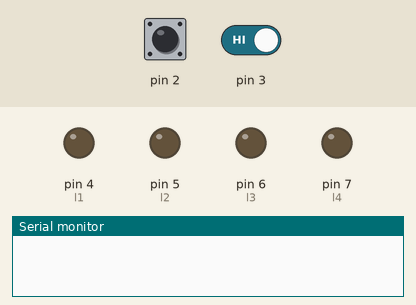
Simulated run of this sketch. Board: Arduino Uno, built with avr-gcc and run on an emulated ATmega328P. Parts: output pins drawn as LEDs (lit = HIGH), the last lines printed to the serial monitor. The inputs (shaded band) are chosen by the test bench; at power-on: pin 2 HIGH, pin 3 HIGH.

Above: at 1.2 s.
1.3 s: pin 2 driven LOW
At 1.7 s:
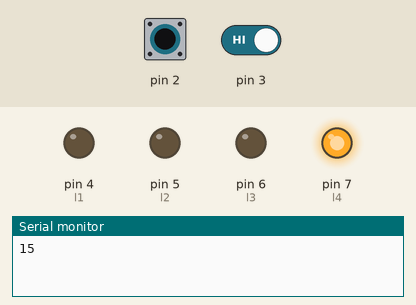
2.8 s: pin 3 driven LOW
At 4.0 s:
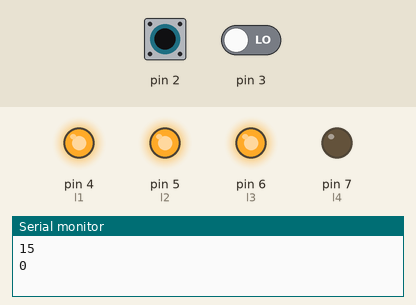
4.3 s: pin 2 pulsed HIGH 5 times (0.12 s each, 0.3 s apart)
At 6.9 s:
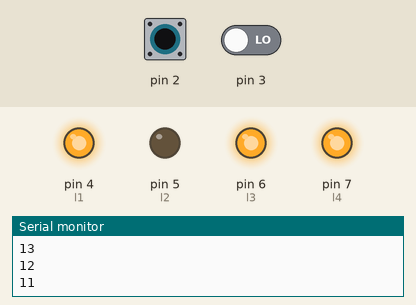
7.3 s: pin 2 pulsed HIGH 2 times (0.12 s each, 0.3 s apart)
At 8.5 s:
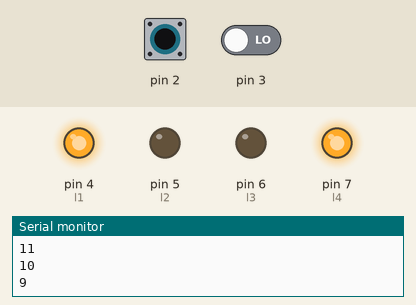
Timing chart, 0 to 10.3 s (numbered marks = the images above; inputs shaded):
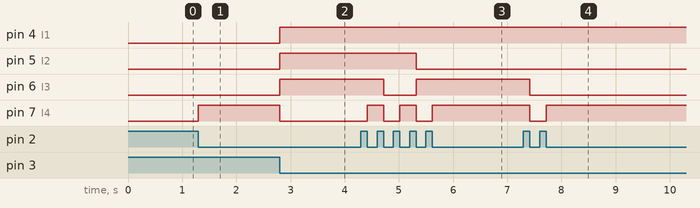

Measured:
- after the input at 1.3 s, pin 7 (l4): LOW → HIGH at once
- after the input at 2.8 s, pin 4 (l1), pin 5 (l2), pin 6 (l3): LOW → HIGH at once; pin 7 (l4): HIGH → LOW at once
- after the input at 4.3 s, pin 5 (l2): HIGH → LOW after 1.0 s; pin 6 (l3): HIGH → LOW after 0.42 s, → HIGH 0.60 s later; pin 7 (l4): alternates HIGH for 0.30 s and LOW for 0.30 s, 5 changes in all, then stays HIGH, starting after 0.12 s
- after the input at 7.3 s, pin 6 (l3): HIGH → LOW after 0.12 s; pin 7 (l4): HIGH → LOW after 0.12 s, → HIGH 0.30 s later

The sketch:

ContadorBinario.ino
```cpp
volatile int contador = 0;
int l1 = 4;
int l2 = 5;
int l3 = 6;
int l4 = 7;

int n = contador ;
long T0 = 0;
void setup()
   {   Serial.begin(9600);
       attachInterrupt( 0 , restar, FALLING);
       attachInterrupt( 1 , sumar, FALLING);
       pinMode(l1, OUTPUT);
       pinMode(l2, OUTPUT);
       pinMode(l3, OUTPUT);
       pinMode(l4, OUTPUT);
       digitalWrite(l1, LOW);
       digitalWrite(l2, LOW);
       digitalWrite(l3, LOW);
       digitalWrite(l4, LOW);
   }
void loop()
   {
       if (n != contador)
          {
                Serial.println(contador);
                digitalWrite( l4, digitalRead( l4 ) ^ 1 );
                if(contador %2 == 0){
                  digitalWrite( l3, digitalRead( l3 ) ^ 1 );

                }
                if(contador % 4 == 0){
                  digitalWrite( l2, digitalRead( l2 ) ^ 1 );
                }

                if(contador %8 == 0){
                  digitalWrite( l1, digitalRead( l1 ) ^ 1 );
                }
                n = contador ;
          }
   }

void sumar()
   {

        if(millis()>T0 +250){
          contador = (contador +1 ) % 16;

          T0 = millis();
        }


   }

   void restar()
   {

        if(millis()>T0 +250){
          contador = (contador - 1);
          if(contador < 0 ){
              contador = 15;
            }

          T0 = millis();
        }


   }
```
